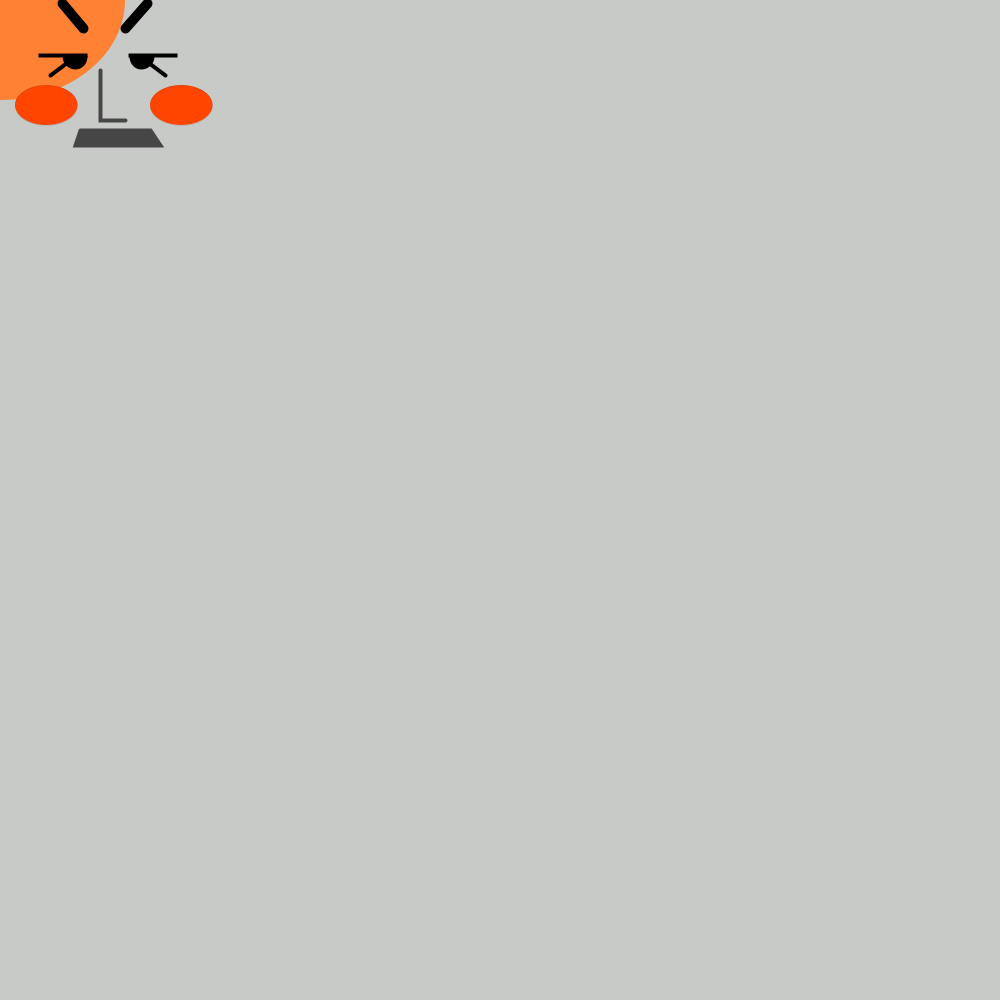
Frame 1 (no input)
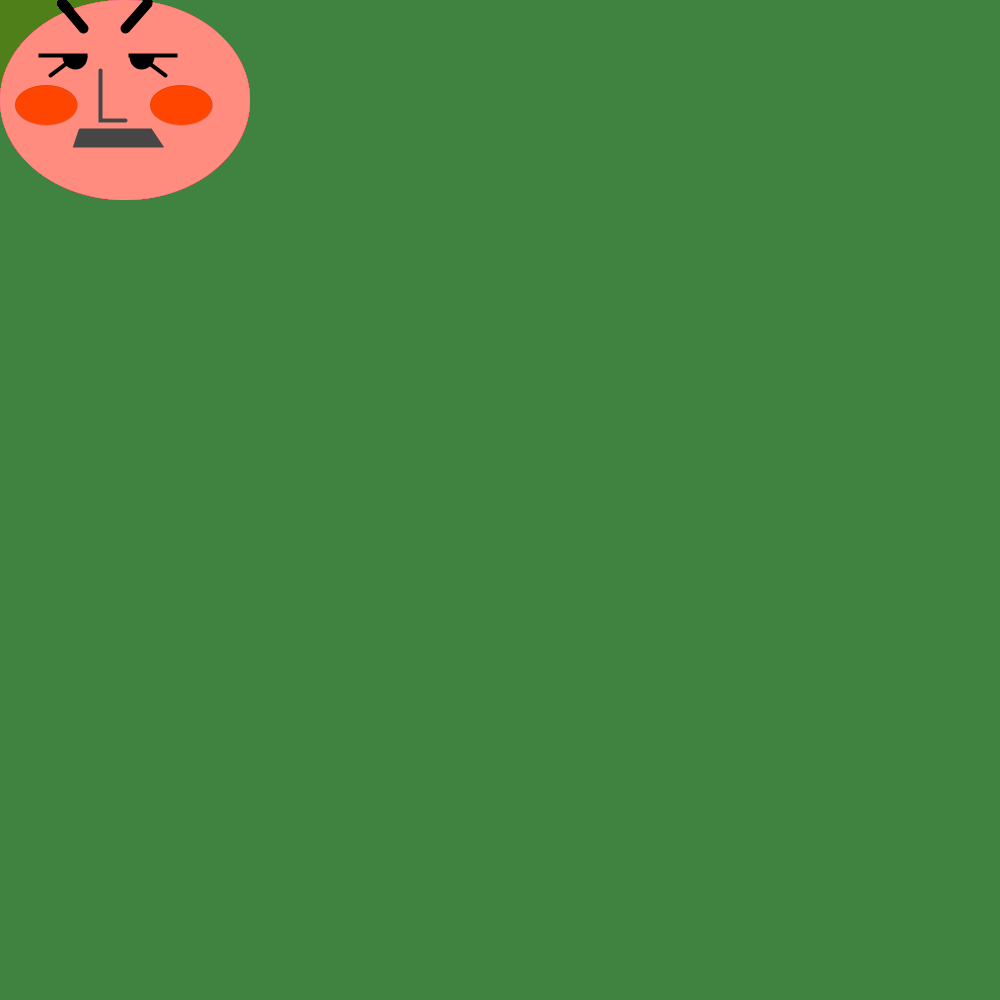
Frame 60 (the mouse pressed at the canvas centre just before this capture)
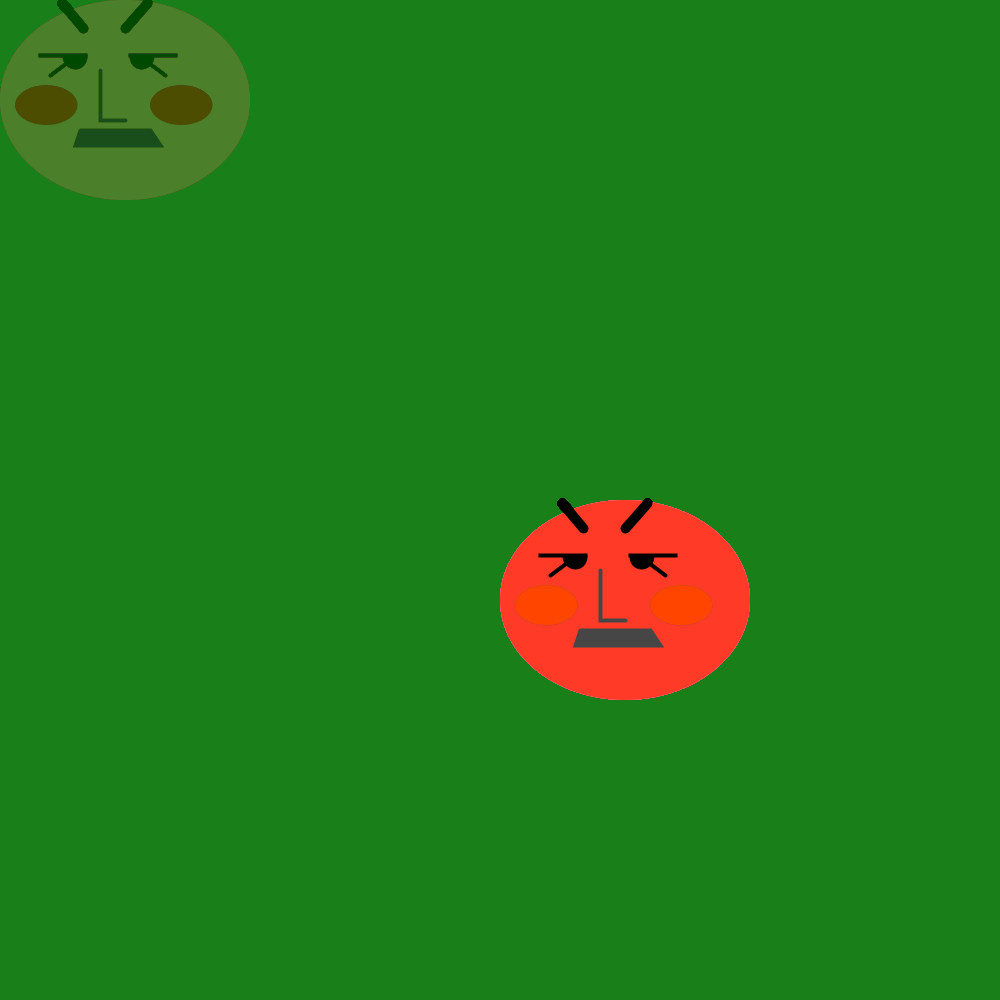
Frame 120 (the mouse held since frame 60 and released just before this capture)

The Processing sketch that drew these frames (run headless with seeded random() and noise(); from frame 60 on, the mouse is pressed at the canvas centre):

// Processing sketch: processing_131108
// ── processing_131108.pde

//hw03
//copyright Risa Hiyama
//1.16.2014
  float x,y;
  float wd,ht;
  float d;
  
  void setup()
{
  size (1000,1000);
  noCursor();
  smooth();
  frameRate(20);
  
  d = 2;
  x = 100;
  y = 200;
  wd = 250;
  ht = 200;
}

void draw()
{
  //background (5, 186, 250);
  fill (24,79,24, 5);
  noStroke();
  rectMode(CORNER);
  rect(0, 0, width, height);
  
  //face
  fill(255, random(200), random(200));
  strokeWeight (d*2);
  ellipse(mouseX,mouseY,wd,ht);

  //nose
  noFill();
  strokeWeight (d*2);
  stroke(70);
  beginShape();
  vertex(mouseX+wd/5*2  ,mouseY+ht/4*1.4);
  vertex(mouseX+wd/5*2  ,mouseY+ht/4*2.4);
  vertex(mouseX+wd/5*2.5,mouseY+ht/4*2.4);
  endShape ();
  
//R right and left horizontal
  rectMode(CORNERS);  // Set rectMode to CORNERS
  stroke(0);
  fill(250); //color black
  strokeWeight (d*2);
  rect(mouseX+wd/5*.8 , mouseY+ht/4*1.1, mouseX+wd/5*1.7, mouseY+ht/4*1.1 );
  rect(mouseX+wd/5*2.6, mouseY+ht/4*1.1, mouseX+wd/5*3.5  , mouseY+ht/4*1.1 );
   
//R arc
  fill(0);
  ellipseMode(CORNER);  // Set ellipseMode is CORNER
  strokeWeight (d*2);
  arc(mouseX+wd/5*1.292, mouseY+ht/4*.9 , wd/12, ht/9, 0, PI);
  arc(mouseX+wd/5*2.63 , mouseY+ht/4*.9 , wd/12, ht/9, 0, PI);
   
//R line
  noFill();
  strokeWeight (d*2);
  beginShape();
  vertex(mouseX+wd/5*1.4, mouseY+ht/4*1.2);
  vertex(mouseX+wd/5    , mouseY+ht/4*1.5);
  endShape();
  beginShape();
  vertex(mouseX+wd/5*2.9, mouseY+ht/4*1.2);
  vertex(mouseX+wd/5*3.3, mouseY+ht/4*1.5);
  endShape();
  
  //ears
  // how do i erase the ears. make the ears go higher? 
  noFill();
  strokeWeight (d*5);
  stroke(0);
  beginShape();
  vertex(mouseX+wd/4 ,mouseY+ht/60);
  vertex(mouseX+wd/3  ,mouseY+ht/7);
  endShape ();
  beginShape();
  vertex(mouseX+wd/1.7,mouseY+ht/60);
  vertex(mouseX+wd/2 ,mouseY+ht/7);
  endShape ();
   
//mushtash
  stroke(70);
  strokeWeight (d*2);
  fill(70);
  beginShape();
  vertex(mouseX+wd/5*1.6 ,mouseY+ht/4*2.6);
  vertex(mouseX+wd/5*1.5 ,mouseY+ht/4*2.9);
  vertex(mouseX+wd/5*3.2 ,mouseY+ht/4*2.9);
  vertex(mouseX+wd/5*3 ,mouseY+ht/4*2.6);
  vertex(mouseX+wd/5*1.6 ,mouseY+ht/4*2.6);
  endShape ();
   
//cheek
  fill(255, 69, 0);
  strokeWeight (d*0);
  ellipse(mouseX+wd/5*.3 , mouseY+ht/4*1.7, wd/4, ht/5); 
  ellipse(mouseX+wd/5*3, mouseY+ht/4*1.7, wd/4, ht/5);
 
}
